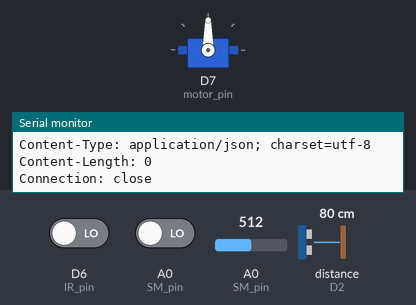
Bench run of a sketch on a simulated ESP8266 (NodeMCU). Shown: servo, the last lines printed to the serial monitor. Wiring (inferred from the names in the program): ultrasonic range finder: trigger D1; echo D2. The inputs (shaded band) are chosen by the test bench; at power-on: A0 (SM_pin) = 512, D6 (IR_pin) LOW, A0 (SM_pin) LOW, distance to the obstacle (sensor on D2) 80 cm. The echo pulse lasts 58.3 µs per cm; WiFi joins after 1.5 s; servers stay silent unless stated; uploads are accepted with an empty reply.

Above: at 3.0 s.
3.1 s: A0 (SM_pin) set to 1000
15.6 s: D6 (IR_pin) driven HIGH
At 16.2 s:
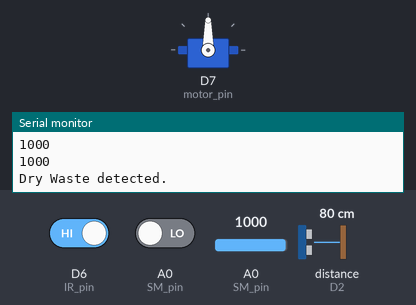
23.5 s: D6 (IR_pin) driven LOW
At 28.95 s:
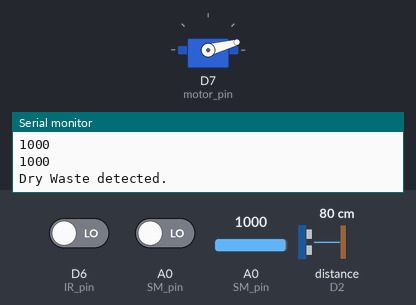
36.0 s: A0 (SM_pin) set to 980
At 43.1 s:
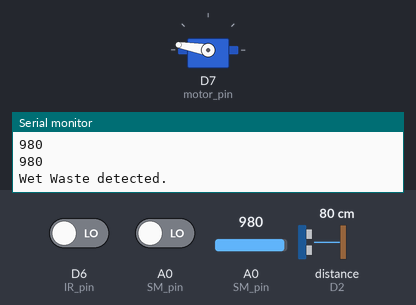
Timing chart, 0 to 44.8 s (numbered marks = the images above; inputs shaded):
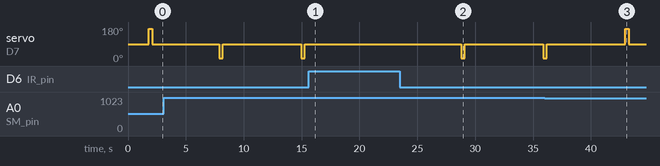

The sketch:

NodeMCU_code.ino
```cpp
#define BLYNK_PRINT Serial
#define BLYNK_TEMPLATE_ID           "TMPLp11GfibS"
#define BLYNK_DEVICE_NAME           "Quickstart Device"
#define BLYNK_AUTH_TOKEN            "OeV_dFgE1IOOdCnpJAZ-MT81LjWrJy2V"
#include<ESP8266WiFi.h> // ESP8266 & NodeMCU library
#include<Servo.h> // Servo Moto SG90 Library
#include <HCSR04.h>
#include <BlynkSimpleEsp8266.h>
#include <Blynk.h>


#define trig_us D1  // Trigger pin for both ultrasonic sensor.
#define echo_us1 D2 // Echo pin for 1st ultrasonic sensor.
#define echo_us2 D3 // Echo pin for 2nd ultrasonic sensor.
#define motor_pin D7 // D7 or GPIO2 pin for Servo-motor control.
#define SM_pin A0 // Raindrop sensor digital pin
#define IR_pin D6 // IR sensor digital pin

int depth=20;


Servo s;  // Declaring an object for servo class
int c=0;
int duration = 0, RD_value = 0, IR_value = 0; // Variables for reading raindrop sensor & IR sensor Values
int t1, d1, t2, d2; // Variables for measuring system
int drylevel, wetlevel; // Float Variables for bin levels
float h = 20.0; // Height of Bins
int runner = 0; // Variable for selecting Segregation & Uploading functions
int time1 = 0; //for using as time
BlynkTimer timer;

char auth[] = BLYNK_AUTH_TOKEN;
const char *ssid = "U2"; // WiFi Name (SSID)
const char *pswd = "3K888v55"; // WiFi Password
const char *host = "http://localhost/NewFolder/wasteman/"; // Webpage (host) to display Bin Levels
const int httpPort = 80; // Host port
int sensorValue=0;

WiFiClient client;

void setup() {
  Serial.begin(115200); // Serial Monitor baud-rate
  pinMode(trig_us, OUTPUT);
  pinMode(echo_us1, INPUT);
  pinMode(trig_us, OUTPUT); // making Trigger as output
  pinMode(echo_us1, INPUT); // making Echo 1 as input
  pinMode(echo_us2, INPUT); // making Echo 2 as input
  //pinMode(SM_pin, INPUT); // RD sensor pin
  pinMode(IR_pin, INPUT); // IR sensor pin
  pinMode(A0,INPUT);//soilmoisture analog pin
  s.attach(motor_pin);  // Servo motor
  s.write(90);  // Setting Servo motor to 90 deg initially
  wifiConnecting(); // Function for connecting to WiFi.
  wifiConnected(); // Function to display IP Address after connection.
  Blynk.begin(auth, ssid, pswd);
  //timer.setInterval(1000L, blynkApplication);
}

void loop() {


  sensorValue=analogRead(A0);

  Serial.println(sensorValue);
  //delay(1000);
  Blynk.run();
  //moisture=analogRead(A0);//read state of soil moisture
  //Serial.print(moisture);
  //outputvalue=map(moisture,1023,200,0,100);
  //Serial.println(outputvalue);
  //int value = (outputvalue - 100) * -1;
  //Serial.println(value);
  //delay(100);
  if(WiFi.status() != WL_CONNECTED) { // checking frequntly for WiFi Connection
    Serial.println("WiFi Disconnected");
    Serial.println("Retrying to connect.....");
    if(WiFi.status() == WL_CONNECTED) { // Checking WiFi connection status
      wifiConnected(); // Function to display IP Address after connection.
    } else {
      Serial.println("Unable to connect");
    }
  }

  if(runner%5 ==0) { // Waste Detections works for every 5 seconds.
    detectWaste();
  }
  if(runner%6 == 0) { // Measuiring ststem works for every 1 minute.
    measuringSystem();
    blynkApplication();
    uploadingValues();
    runner = 1;
  }
  runner = runner + 1; // incrementing timer.
  delay(1000);
}

void detectWaste() {
  IR_value = digitalRead(IR_pin);
  if(IR_value == 1) {
    Serial.println("ir value");
    Serial.println(IR_value);
    Serial.println("No waste");

  }
  else {
    sensorValue=analogRead(A0);
    RD_value = digitalRead(SM_pin);
    Blynk.logEvent("wastegiven");
    if(sensorValue <= 1024 && sensorValue >=990) {
      Serial.println("Dry Waste detected.");
      Blynk.logEvent("drywaste");
      detected_dry();
    }
    else {
      Serial.println("Wet Waste detected.");
      Blynk.logEvent("wetwaste");
      detected_wet();
    }
  }
}

void detected_wet() {
  s.write(170);
  delay(300);
  s.write(90);
}

void detected_dry() {
  s.write(15);
  delay(300);
  s.write(90);
}

void measuringSystem() {

    digitalWrite(trig_us, LOW);
    delayMicroseconds(2);
    digitalWrite(trig_us, HIGH);
    delayMicroseconds(10);
    digitalWrite(trig_us, LOW);
    duration = pulseIn(echo_us1, HIGH);
    c = duration * 0.034 / 2; //formula to calculate the distance for ultrasonic sensor


    if ( c == 0 ) {
    Serial.println("Failed to read from DHT sensor!");
    Serial.print(c);
    //return;
  }else{
    Serial.print("distance= ");
    Serial.print(c);
    Serial.println();
  }
/*
  digitalWrite(trig_us, LOW);
  delayMicroseconds(3);
  digitalWrite(trig_us, HIGH);
  delayMicroseconds(10);
  digitalWrite(trig_us, LOW);
  t1 = pulseIn(echo_us1, HIGH);
  d1 = t1 * 0.034 / 2;
  delay(500);
  digitalWrite(trig_us, LOW);
  delayMicroseconds(3);
  digitalWrite(trig_us, HIGH);
  delayMicroseconds(10);
  digitalWrite(trig_us, LOW);
  t2 = pulseIn(echo_us2, HIGH);
  d2 = t2 * 0.034 / 2;

  drylevel = ((h - d1) / h) * 100;
  Serial.println("Dryleveltesting" + drylevel);*/
  //wetlevel = ((h - d2) / h) * 100;
}

void uploadingValues() {
  Serial.println("Dry Level = " + String(drylevel) + " Wet Level = " + String(wetlevel));
  Serial.println("Connecting to host to upload values");
  if (!client.connect(host, httpPort)) {
      Serial.println("connection failed");
      return;
  }
  if (d1 <= h) {
    String url = "/api/in/insert.php?drylevel=" + String(drylevel) + "&wetlevel=" + String(wetlevel);
    Serial.println("Requesting URL: ");
    Serial.print(url);
    client.print(String("GET ") + url + " HTTP/1.1\r\n" +
                  "Host: " + host + "\r\n" +
                  "Connection: close\r\n\r\n");
    delay(500);
    while (client.available()) {
      String line = client.readStringUntil('\r');
      Serial.print(line);
    }
//    Serial.println();
    Serial.println("Closing connection");
  }

}

void wifiConnecting() {
  Serial.print("Connecting to ");
  Serial.print(ssid);
  WiFi.begin(ssid, pswd);
  while (WiFi.status() != WL_CONNECTED) {
    delay(500);
    Serial.print(".");
    if(time1 == 60) { // waits for WiFi for 30 seconds
      Serial.println("Error connecting to Wifi.");
      break;
    }
    time1++;
  }
  if(WiFi.status() == WL_CONNECTED) { // Checking WiFi connection status
    wifiConnected();
  }
}

void wifiConnected() {
  Serial.println("WiFi connected");
  Serial.print("IP address: ");
  Serial.println(WiFi.localIP());
}

void blynkApplication() {
  Blynk.virtualWrite(V0, sensorValue);
  Blynk.virtualWrite(V1, c);
  //lcd.print(0,1, "distance: "+String(d1)+"cm");
  //Blynk.virtualWrite(V2, wetlevel);


  if(drylevel >= 80 || wetlevel >= 80) {
    if(drylevel >= 80) { /*Blynk.notify("Dry Bin is about to fill"); */}
    if(wetlevel >= 80) { /*Blynk.notify("Wet Bin is about to fill");*/ }
  }
  if(drylevel >= 80 && wetlevel >= 80) {
    /*Blynk.notify("Both bins are about to fill");*/
  }
  //Blynk.virtualWrite(V2, millis() / 1000);
}
```

Measured:
- after the input at 15.6 s, servo on D7 (motor_pin): stays 90° (without the input it goes to 15° after 6.4 s)
- after the input at 23.5 s, servo on D7 (motor_pin): 90° → 15° after 5.3 s, → 90° 0.30 s later, → 15° 6.8 s later
- by itself, servo on D7 (motor_pin): alternates 90° for 6.8 s and 15° for 0.30 s
